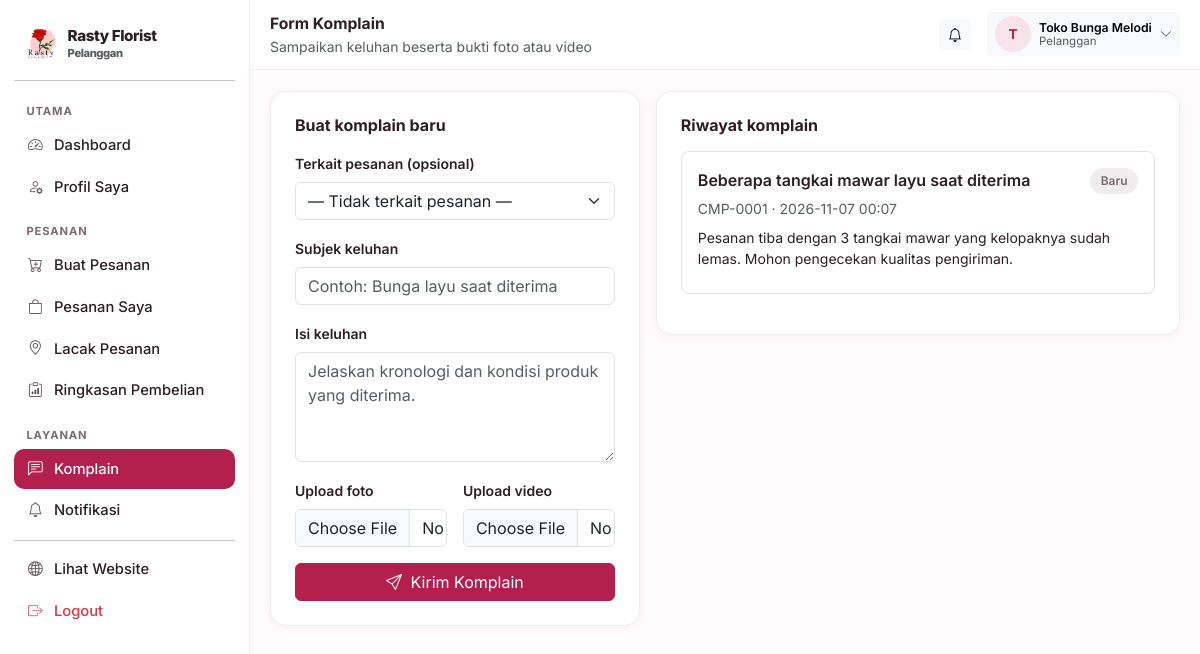
The app's page /pelanggan/komplain (signed in) with its own data.
### tables this page shows
CREATE TABLE settings (
    key TEXT PRIMARY KEY,
    value TEXT
);

CREATE TABLE users (
    id INTEGER PRIMARY KEY AUTOINCREMENT,
    username TEXT UNIQUE NOT NULL,
    password_hash TEXT NOT NULL,
    nama TEXT NOT NULL,
    role TEXT NOT NULL,
    telepon TEXT DEFAULT '',
    email TEXT DEFAULT '',
    alamat TEXT DEFAULT '',
    aktif INTEGER NOT NULL DEFAULT 1,
    created_at TEXT NOT NULL
);

CREATE TABLE complaints (
    id INTEGER PRIMARY KEY AUTOINCREMENT,
    kode TEXT UNIQUE NOT NULL,
    user_id INTEGER,
    order_id INTEGER,
    nama_pelanggan TEXT DEFAULT '',
    subjek TEXT NOT NULL,
    isi TEXT NOT NULL,
    foto TEXT DEFAULT '',
    video TEXT DEFAULT '',
    status TEXT NOT NULL DEFAULT 'Baru',
    tanggapan TEXT DEFAULT '',
    created_at TEXT NOT NULL,
    updated_at TEXT NOT NULL
, kategori TEXT DEFAULT 'Lainnya', kompensasi TEXT DEFAULT 'Tidak Ada', nominal INTEGER NOT NULL DEFAULT 0);

### blueprints/customer.py (the view, shortened to what this page needs)
@bp.route("/komplain", methods=["GET", "POST"])
def complaints():
    user = helpers.current_user()
    return render_template(
        "customer/complaints.html",
        rows=database.query("SELECT * FROM complaints WHERE user_id = ? ORDER BY id DESC", (user["id"],)),
        orders=database.query("SELECT id, kode FROM orders WHERE user_id = ? ORDER BY id DESC", (user["id"],)))

### blueprints/customer.py (called while the page is built)
@bp.before_request
@helpers.role_required("pelanggan")
def guard():
    pass

### db.py (called while the page is built)
def invoice_logo_px(settings=None):
    ukuran = (settings or all_settings()).get("invoice_logo_ukuran", "sedang")
    for kunci, _label, px in INVOICE_LOGO_UKURAN:
        if kunci == ukuran:
            return px
    return 64

def katalog_dari(settings):
    return {key: settings.get(key, "1") == "1" for key, _label, _ket in KATALOG_SEKSI}

def pengiriman_metode(settings=None):
    data = settings or all_settings()
    aktif = [label for key, label, _ket in PENGIRIMAN_METODE
             if data.get(key, "1") == "1"]
    return aktif or [PENGIRIMAN_METODE[1][1]]

def jam_harian(settings=None):
    data = settings or all_settings()
    hasil = {}
    for key, _label in HARI:
        buka, tutup = JAM_BAWAAN[key]
        hasil[key] = (data.get("jam_buka_" + key, buka), data.get("jam_tutup_" + key, tutup))
    return hasil

def jam_dari(settings):
    return {key: (settings.get("jam_buka_" + key, JAM_BAWAAN[key][0]),
                  settings.get("jam_tutup_" + key, JAM_BAWAAN[key][1]))
            for key, _label in HARI}

def _jam_teks(nilai):
    return nilai.replace(":", ".")

def jam_daftar(settings=None):
    data = settings or all_settings()
    jam = jam_dari(data)
    rows = []
    for key, label in HARI:
        buka, tutup = jam[key]
        rows.append({
            "key": key,
            "label": label,
            "buka": buka,
            "tutup": tutup,
            "tutup_hari": buka == tutup or not buka or not tutup,
            "teks": "%s – %s WIB" % (_jam_teks(buka), _jam_teks(tutup)),
        })
    return rows

def jam_ringkas(settings=None):
    rows = jam_daftar(settings)
    grup = []
    for row in rows:
        nilai = "Tutup" if row["tutup_hari"] else row["teks"]
        if grup and grup[-1][1] == nilai:
            grup[-1][2] = row["label"]
        else:
            grup.append([row["label"], nilai, row["label"]])
    hasil = []
    for awal, nilai, akhir in grup:
        label = awal if awal == akhir else "%s – %s" % (awal, akhir)
        hasil.append((label, nilai))
    return hasil

def toko_buka(settings=None, saat=None):
    saat = saat or datetime.now()
    key = HARI[saat.weekday()][0]
    buka, tutup = jam_harian(settings)[key]
    try:
        jam_buka = datetime.strptime(buka, "%H:%M").time()
        jam_tutup = datetime.strptime(tutup, "%H:%M").time()
    except ValueError:
        return False
    return jam_buka <= saat.time() <= jam_tutup

### templates/customer/complaints.html (shortened to what this page needs)
{% extends "panel_base.html" %}
{% block heading %}Form Komplain{% endblock %}
{% block subheading %}Sampaikan keluhan beserta bukti foto atau video{% endblock %}
{% block content %}
<div class="row g-3">
  <div class="col-lg-5">
    <div class="rf-card p-4">
      <h6 class="fw-bold mb-3">Buat komplain baru</h6>
      <form method="post" enctype="multipart/form-data" class="row g-3">
        <div class="col-12">
          <label class="form-label small fw-semibold">Terkait pesanan (opsional)</label>
          <select name="order_id" class="form-select">
            <option value="">— Tidak terkait pesanan —</option>
          </select>
        </div>
        <div class="col-12">
          <label class="form-label small fw-semibold">Subjek keluhan</label>
          <input name="subjek" class="form-control" required maxlength="120"
                 placeholder="Contoh: Bunga layu saat diterima">
        </div>
        <div class="col-12">
          <label class="form-label small fw-semibold">Isi keluhan</label>
          <textarea name="isi" class="form-control" rows="4" required
                    placeholder="Jelaskan kronologi dan kondisi produk yang diterima."></textarea>
        </div>
        <div class="col-md-6">
          <label class="form-label small fw-semibold">Upload foto</label>
          <input type="file" name="foto" class="form-control" accept="image/*">
        </div>
        <div class="col-md-6">
          <label class="form-label small fw-semibold">Upload video</label>
          <input type="file" name="video" class="form-control" accept="video/*">
        </div>
        <div class="col-12">
          <button class="btn btn-primary w-100"><i class="bi bi-send me-1"></i> Kirim Komplain</button>
        </div>
      </form>
    </div>
  </div>
  <div class="col-lg-7">
    <div class="rf-card p-4">
      <h6 class="fw-bold mb-3">Riwayat komplain</h6>
      {% for c in rows %}
      <div class="border rounded-3 p-3 mb-3">
        <div class="d-flex justify-content-between gap-2 mb-1">
          <div class="fw-semibold">{{ c.subjek }}</div>
          <span class="rf-chip {{ 'gray' if c.status == 'Baru' }}">{{ c.status }}</span>
        </div>
        <div class="small text-muted mb-2">{{ c.kode }} · {{ c.created_at[:16] }}</div>
        <p class="small mb-2">{{ c.isi }}</p>
      </div>
      {% else %}
      <div class="rf-empty">Belum ada komplain.</div>
      {% endfor %}
    </div>
  </div>
</div>
{% endblock %}

### templates/panel_base.html (shortened to what this page needs)
<!doctype html>
<html lang="id">
<head>
  <link href="https://cdn.jsdelivr.net/npm/bootstrap@5.3.3/dist/css/bootstrap.min.css" rel="stylesheet">
  <link href="https://cdn.jsdelivr.net/npm/bootstrap-icons@1.11.3/font/bootstrap-icons.min.css" rel="stylesheet">
</head>
<body>
<div class="rf-shell">
  <aside class="rf-sidebar" id="rfSidebar">
    <a href="{{ panel_url }}" class="d-flex align-items-center gap-2 rf-brand px-2 py-2 mb-2">
      {% if settings.logo %}
        <img src="{{ url_for('static', filename='uploads/' + settings.logo) }}" alt="Logo">
      {% else %}
        <span class="rf-brand-mark">R</span>
      {% endif %}
      <div>
        <div style="font-size:.95rem;line-height:1.1">{{ settings.nama_toko }}</div>
        <div class="small text-muted" style="font-size:.7rem">{{ ROLE_LABEL.get(current_user.role, '') }}</div>
      </div>
    </a>
    <hr class="my-2">
    <ul class="nav flex-column">
      {% for grup, item_menu in menu %}
        {% set visible = item_menu | selectattr('2', 'in', features_aktif) | list %}
        {% if visible %}
          <li class="rf-sidebar-head">{{ grup }}</li>
          {% for label, endpoint, fitur, ikon in visible %}
          <li class="nav-item">
            <a class="nav-link {% if request.endpoint == endpoint %}active{% endif %}" href="{{ url_for(endpoint) }}">
              <span class="rf-ico"><i class="bi bi-{{ ikon }}"></i></span>
              <span>{{ label }}</span>
            </a>
          </li>
          {% endfor %}
        {% endif %}
      {% endfor %}
    </ul>
    <hr class="my-2">
    <ul class="nav flex-column">
      <li class="nav-item">
        <a class="nav-link" href="{{ url_for('public.index') }}" target="_blank">
          <span class="rf-ico"><i class="bi bi-globe2"></i></span><span>Lihat Website</span>
        </a>
      </li>
      <li class="nav-item">
        <a class="nav-link text-danger" href="{{ url_for('auth.logout') }}">
          <span class="rf-ico"><i class="bi bi-box-arrow-right"></i></span><span>Logout</span>
        </a>
      </li>
    </ul>
  </aside>
  <div class="rf-main">
    <div class="rf-topbar">
      <div class="flex-grow-1">
        <div class="fw-bold" style="font-size:.98rem">{% block heading %}Panel{% endblock %}</div>
        <div class="small text-muted">{% block subheading %}{% endblock %}</div>
      </div>
      <a href="{{ notif_url or url_for('public.index') }}" class="btn btn-sm btn-light position-relative">
        <i class="bi bi-bell"></i>
      </a>
      <div class="dropdown">
        <button class="btn btn-sm btn-light d-flex align-items-center gap-2 border-0" type="button"
                data-bs-toggle="dropdown" data-bs-display="static" aria-expanded="false">
          <span class="rf-avatar">{{ current_user.nama[:1]|upper }}</span>
          <span class="d-none d-md-block small text-start" style="line-height:1.1">
            <span class="fw-semibold d-block">{{ current_user.nama }}</span>
            <span class="text-muted d-block" style="font-size:.72rem">{{ ROLE_LABEL.get(current_user.role, '') }}</span>
          </span>
          <i class="bi bi-chevron-down small text-muted"></i>
        </button>
      </div>
    </div>
    <div class="rf-content">
      {% block content %}{% endblock %}
    </div>
  </div>
</div>
</body>
</html>

### records on screen
settings: value (picture)
settings: nama_toko "Rasty Florist"
users: get "Pelanggan", nama "T", nama "Toko Bunga Melodi"
complaints: subjek "Beberapa tangkai mawar layu saat diterima", status "Baru", kode "CMP-0001", created_at "2026-11-07 00:07", isi "Pesanan tiba dengan 3 tangkai mawar yang kelopaknya sudah lemas. Mohon pengecekan kualitas pengiriman."

### other values on screen
{{ grup }} "UTAMA" "PESANAN" "LAYANAN"
{{ label }} "Dashboard" "Profil Saya" "Buat Pesanan" "Pesanan Saya" "Lacak Pesanan" "Ringkasan Pembelian" "Komplain" "Notifikasi"
